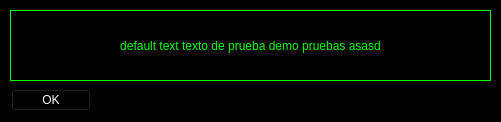
<?xml version="1.0" encoding="UTF-8"?>
<ui version="4.0">
 <class>NotificationDialog</class>
 <widget class="QDialog" name="NotificationDialog">
  <property name="geometry">
   <rect>
    <x>0</x>
    <y>0</y>
    <width>501</width>
    <height>122</height>
   </rect>
  </property>
  <property name="palette">
   <palette>
    <active>
     <colorrole role="WindowText">
      <brush brushstyle="SolidPattern">
       <color alpha="255">
        <red>255</red>
        <green>255</green>
        <blue>255</blue>
       </color>
      </brush>
     </colorrole>
     <colorrole role="Text">
      <brush brushstyle="SolidPattern">
       <color alpha="255">
        <red>255</red>
        <green>255</green>
        <blue>255</blue>
       </color>
      </brush>
     </colorrole>
     <colorrole role="Base">
      <brush brushstyle="SolidPattern">
       <color alpha="255">
        <red>255</red>
        <green>255</green>
        <blue>255</blue>
       </color>
      </brush>
     </colorrole>
     <colorrole role="Window">
      <brush brushstyle="SolidPattern">
       <color alpha="255">
        <red>0</red>
        <green>0</green>
        <blue>0</blue>
       </color>
      </brush>
     </colorrole>
     <colorrole role="Highlight">
      <brush brushstyle="SolidPattern">
       <color alpha="255">
        <red>0</red>
        <green>0</green>
        <blue>0</blue>
       </color>
      </brush>
     </colorrole>
     <colorrole role="HighlightedText">
      <brush brushstyle="SolidPattern">
       <color alpha="255">
        <red>0</red>
        <green>255</green>
        <blue>0</blue>
       </color>
      </brush>
     </colorrole>
    </active>
    <inactive>
     <colorrole role="WindowText">
      <brush brushstyle="SolidPattern">
       <color alpha="255">
        <red>255</red>
        <green>255</green>
        <blue>255</blue>
       </color>
      </brush>
     </colorrole>
     <colorrole role="Text">
      <brush brushstyle="SolidPattern">
       <color alpha="255">
        <red>255</red>
        <green>255</green>
        <blue>255</blue>
       </color>
      </brush>
     </colorrole>
     <colorrole role="Base">
      <brush brushstyle="SolidPattern">
       <color alpha="255">
        <red>255</red>
        <green>255</green>
        <blue>255</blue>
       </color>
      </brush>
     </colorrole>
     <colorrole role="Window">
      <brush brushstyle="SolidPattern">
       <color alpha="255">
        <red>0</red>
        <green>0</green>
        <blue>0</blue>
       </color>
      </brush>
     </colorrole>
     <colorrole role="Highlight">
      <brush brushstyle="SolidPattern">
       <color alpha="255">
        <red>0</red>
        <green>0</green>
        <blue>0</blue>
       </color>
      </brush>
     </colorrole>
     <colorrole role="HighlightedText">
      <brush brushstyle="SolidPattern">
       <color alpha="255">
        <red>0</red>
        <green>255</green>
        <blue>0</blue>
       </color>
      </brush>
     </colorrole>
    </inactive>
    <disabled>
     <colorrole role="WindowText">
      <brush brushstyle="SolidPattern">
       <color alpha="255">
        <red>190</red>
        <green>190</green>
        <blue>190</blue>
       </color>
      </brush>
     </colorrole>
     <colorrole role="Text">
      <brush brushstyle="SolidPattern">
       <color alpha="255">
        <red>190</red>
        <green>190</green>
        <blue>190</blue>
       </color>
      </brush>
     </colorrole>
     <colorrole role="Base">
      <brush brushstyle="SolidPattern">
       <color alpha="255">
        <red>0</red>
        <green>0</green>
        <blue>0</blue>
       </color>
      </brush>
     </colorrole>
     <colorrole role="Window">
      <brush brushstyle="SolidPattern">
       <color alpha="255">
        <red>0</red>
        <green>0</green>
        <blue>0</blue>
       </color>
      </brush>
     </colorrole>
     <colorrole role="Highlight">
      <brush brushstyle="SolidPattern">
       <color alpha="255">
        <red>145</red>
        <green>145</green>
        <blue>145</blue>
       </color>
      </brush>
     </colorrole>
     <colorrole role="HighlightedText">
      <brush brushstyle="SolidPattern">
       <color alpha="255">
        <red>0</red>
        <green>255</green>
        <blue>0</blue>
       </color>
      </brush>
     </colorrole>
    </disabled>
   </palette>
  </property>
  <property name="windowTitle">
   <string>[+] Notification</string>
  </property>
  <property name="windowIcon">
   <iconset>
    <normaloff>Images/3-tomoe.ico</normaloff>Images/3-tomoe.ico</iconset>
  </property>
  <widget class="QDialogButtonBox" name="buttonOK">
   <property name="geometry">
    <rect>
     <x>10</x>
     <y>80</y>
     <width>81</width>
     <height>41</height>
    </rect>
   </property>
   <property name="palette">
    <palette>
     <active>
      <colorrole role="Button">
       <brush brushstyle="SolidPattern">
        <color alpha="255">
         <red>0</red>
         <green>0</green>
         <blue>0</blue>
        </color>
       </brush>
      </colorrole>
      <colorrole role="ButtonText">
       <brush brushstyle="SolidPattern">
        <color alpha="255">
         <red>255</red>
         <green>255</green>
         <blue>255</blue>
        </color>
       </brush>
      </colorrole>
      <colorrole role="Base">
       <brush brushstyle="SolidPattern">
        <color alpha="255">
         <red>0</red>
         <green>0</green>
         <blue>0</blue>
        </color>
       </brush>
      </colorrole>
     </active>
     <inactive>
      <colorrole role="Button">
       <brush brushstyle="SolidPattern">
        <color alpha="255">
         <red>0</red>
         <green>0</green>
         <blue>0</blue>
        </color>
       </brush>
      </colorrole>
      <colorrole role="ButtonText">
       <brush brushstyle="SolidPattern">
        <color alpha="255">
         <red>255</red>
         <green>255</green>
         <blue>255</blue>
        </color>
       </brush>
      </colorrole>
      <colorrole role="Base">
       <brush brushstyle="SolidPattern">
        <color alpha="255">
         <red>0</red>
         <green>0</green>
         <blue>0</blue>
        </color>
       </brush>
      </colorrole>
     </inactive>
     <disabled>
      <colorrole role="Button">
       <brush brushstyle="SolidPattern">
        <color alpha="255">
         <red>0</red>
         <green>0</green>
         <blue>0</blue>
        </color>
       </brush>
      </colorrole>
      <colorrole role="ButtonText">
       <brush brushstyle="SolidPattern">
        <color alpha="255">
         <red>190</red>
         <green>190</green>
         <blue>190</blue>
        </color>
       </brush>
      </colorrole>
      <colorrole role="Base">
       <brush brushstyle="SolidPattern">
        <color alpha="255">
         <red>0</red>
         <green>0</green>
         <blue>0</blue>
        </color>
       </brush>
      </colorrole>
     </disabled>
    </palette>
   </property>
   <property name="font">
    <font>
     <weight>50</weight>
     <bold>false</bold>
     <underline>false</underline>
     <strikeout>false</strikeout>
     <stylestrategy>PreferDefault</stylestrategy>
    </font>
   </property>
   <property name="orientation">
    <enum>Qt::Horizontal</enum>
   </property>
   <property name="standardButtons">
    <set>QDialogButtonBox::Ok</set>
   </property>
   <property name="centerButtons">
    <bool>false</bool>
   </property>
  </widget>
  <widget class="QLabel" name="labelNOTIFICATION">
   <property name="geometry">
    <rect>
     <x>10</x>
     <y>10</y>
     <width>481</width>
     <height>71</height>
    </rect>
   </property>
   <property name="palette">
    <palette>
     <active>
      <colorrole role="WindowText">
       <brush brushstyle="SolidPattern">
        <color alpha="255">
         <red>0</red>
         <green>255</green>
         <blue>0</blue>
        </color>
       </brush>
      </colorrole>
      <colorrole role="Text">
       <brush brushstyle="SolidPattern">
        <color alpha="255">
         <red>0</red>
         <green>255</green>
         <blue>0</blue>
        </color>
       </brush>
      </colorrole>
      <colorrole role="BrightText">
       <brush brushstyle="SolidPattern">
        <color alpha="255">
         <red>0</red>
         <green>255</green>
         <blue>0</blue>
        </color>
       </brush>
      </colorrole>
      <colorrole role="ButtonText">
       <brush brushstyle="SolidPattern">
        <color alpha="255">
         <red>136</red>
         <green>138</green>
         <blue>133</blue>
        </color>
       </brush>
      </colorrole>
      <colorrole role="Base">
       <brush brushstyle="SolidPattern">
        <color alpha="255">
         <red>255</red>
         <green>255</green>
         <blue>255</blue>
        </color>
       </brush>
      </colorrole>
      <colorrole role="Window">
       <brush brushstyle="SolidPattern">
        <color alpha="255">
         <red>136</red>
         <green>138</green>
         <blue>133</blue>
        </color>
       </brush>
      </colorrole>
     </active>
     <inactive>
      <colorrole role="WindowText">
       <brush brushstyle="SolidPattern">
        <color alpha="255">
         <red>0</red>
         <green>255</green>
         <blue>0</blue>
        </color>
       </brush>
      </colorrole>
      <colorrole role="Text">
       <brush brushstyle="SolidPattern">
        <color alpha="255">
         <red>0</red>
         <green>255</green>
         <blue>0</blue>
        </color>
       </brush>
      </colorrole>
      <colorrole role="BrightText">
       <brush brushstyle="SolidPattern">
        <color alpha="255">
         <red>0</red>
         <green>255</green>
         <blue>0</blue>
        </color>
       </brush>
      </colorrole>
      <colorrole role="ButtonText">
       <brush brushstyle="SolidPattern">
        <color alpha="255">
         <red>136</red>
         <green>138</green>
         <blue>133</blue>
        </color>
       </brush>
      </colorrole>
      <colorrole role="Base">
       <brush brushstyle="SolidPattern">
        <color alpha="255">
         <red>255</red>
         <green>255</green>
         <blue>255</blue>
        </color>
       </brush>
      </colorrole>
      <colorrole role="Window">
       <brush brushstyle="SolidPattern">
        <color alpha="255">
         <red>136</red>
         <green>138</green>
         <blue>133</blue>
        </color>
       </brush>
      </colorrole>
     </inactive>
     <disabled>
      <colorrole role="WindowText">
       <brush brushstyle="SolidPattern">
        <color alpha="255">
         <red>190</red>
         <green>190</green>
         <blue>190</blue>
        </color>
       </brush>
      </colorrole>
      <colorrole role="Text">
       <brush brushstyle="SolidPattern">
        <color alpha="255">
         <red>190</red>
         <green>190</green>
         <blue>190</blue>
        </color>
       </brush>
      </colorrole>
      <colorrole role="BrightText">
       <brush brushstyle="SolidPattern">
        <color alpha="255">
         <red>0</red>
         <green>255</green>
         <blue>0</blue>
        </color>
       </brush>
      </colorrole>
      <colorrole role="ButtonText">
       <brush brushstyle="SolidPattern">
        <color alpha="255">
         <red>190</red>
         <green>190</green>
         <blue>190</blue>
        </color>
       </brush>
      </colorrole>
      <colorrole role="Base">
       <brush brushstyle="SolidPattern">
        <color alpha="255">
         <red>136</red>
         <green>138</green>
         <blue>133</blue>
        </color>
       </brush>
      </colorrole>
      <colorrole role="Window">
       <brush brushstyle="SolidPattern">
        <color alpha="255">
         <red>136</red>
         <green>138</green>
         <blue>133</blue>
        </color>
       </brush>
      </colorrole>
     </disabled>
    </palette>
   </property>
   <property name="font">
    <font>
     <pointsize>9</pointsize>
    </font>
   </property>
   <property name="styleSheet">
    <string notr="true"/>
   </property>
   <property name="frameShape">
    <enum>QFrame::Box</enum>
   </property>
   <property name="frameShadow">
    <enum>QFrame::Plain</enum>
   </property>
   <property name="text">
    <string>default text texto de prueba demo pruebas asasd</string>
   </property>
   <property name="alignment">
    <set>Qt::AlignCenter</set>
   </property>
   <property name="wordWrap">
    <bool>true</bool>
   </property>
   <property name="margin">
    <number>0</number>
   </property>
   <property name="indent">
    <number>-1</number>
   </property>
  </widget>
 </widget>
 <resources/>
 <connections>
  <connection>
   <sender>buttonOK</sender>
   <signal>accepted()</signal>
   <receiver>NotificationDialog</receiver>
   <slot>accept()</slot>
   <hints>
    <hint type="sourcelabel">
     <x>248</x>
     <y>254</y>
    </hint>
    <hint type="destinationlabel">
     <x>157</x>
     <y>274</y>
    </hint>
   </hints>
  </connection>
  <connection>
   <sender>buttonOK</sender>
   <signal>rejected()</signal>
   <receiver>NotificationDialog</receiver>
   <slot>reject()</slot>
   <hints>
    <hint type="sourcelabel">
     <x>316</x>
     <y>260</y>
    </hint>
    <hint type="destinationlabel">
     <x>286</x>
     <y>274</y>
    </hint>
   </hints>
  </connection>
 </connections>
</ui>
